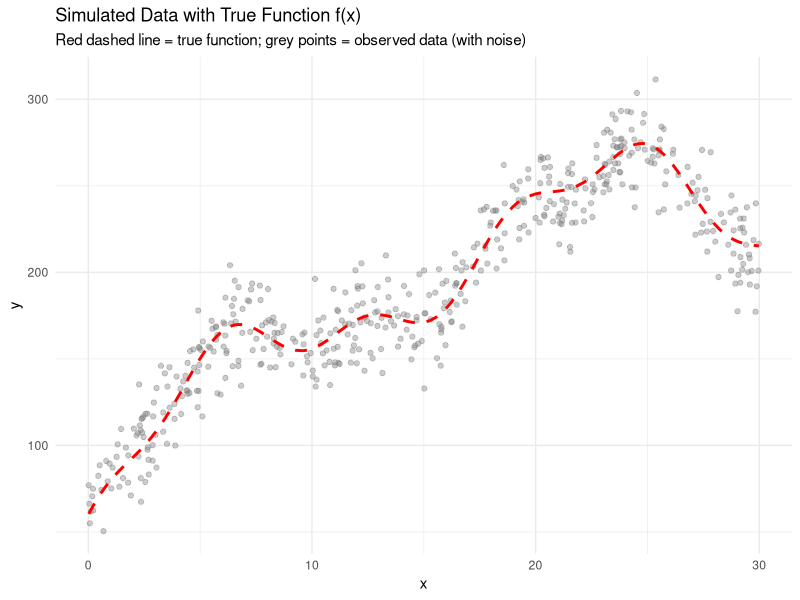
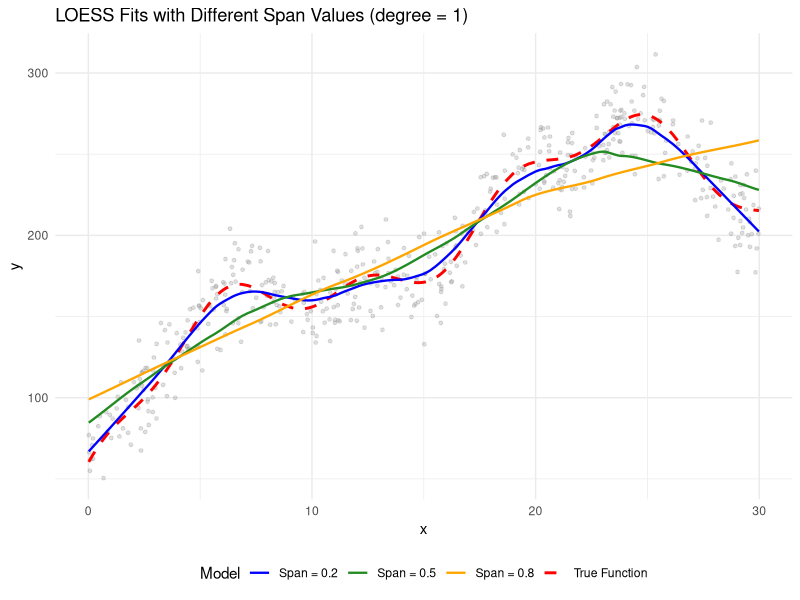
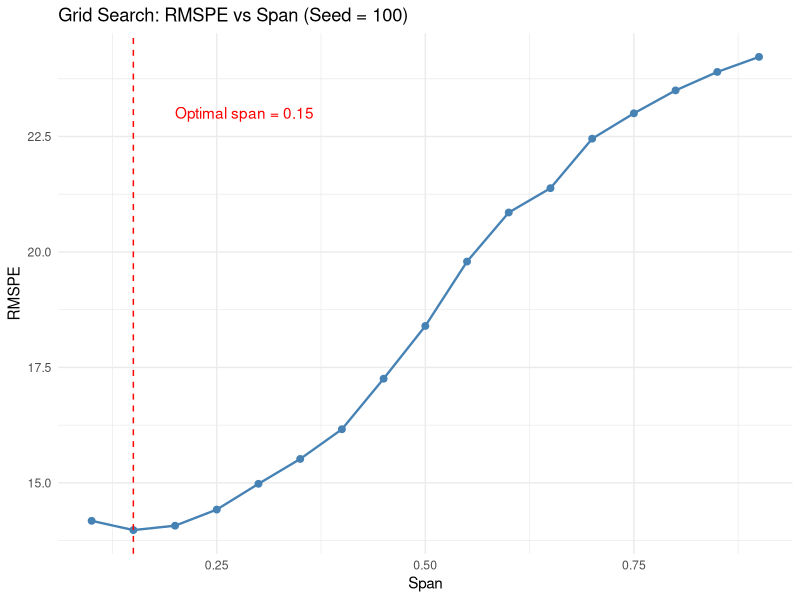
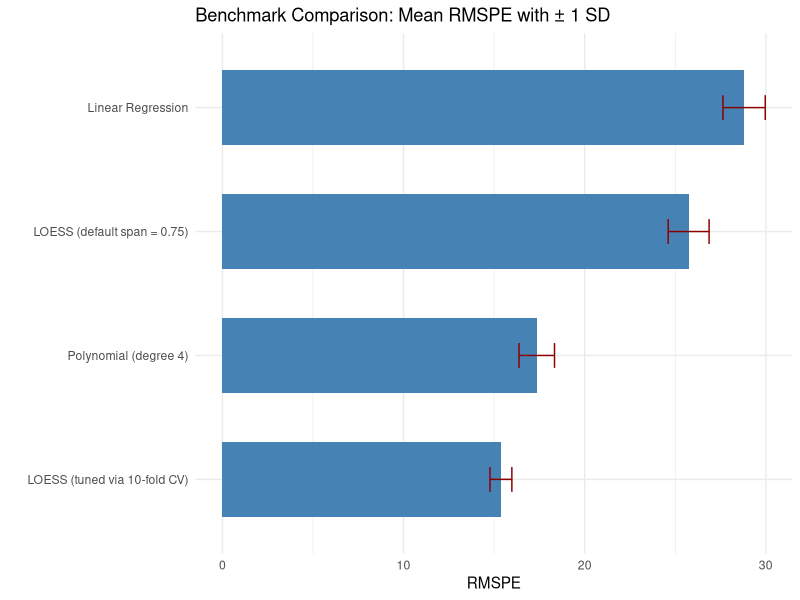

Here is the R script that generated these plots, in order:
## ---- chunk 1
# Load required libraries
library(tidyverse)
library(knitr)
library(kableExtra)
## ---- chunk 2
# Generate simulated data
set.seed(5560)
n <- 500
x <- sort(runif(n, min = 0, max = 30))
f_true <- 50 + 15*x - 0.3*x^2 + 30*sin(x/3) + 10*cos(x)
y <- f_true + rnorm(n, mean = 0, sd = 15)
data <- data.frame(y = y, x = x, f_true = f_true)
## ---- chunk 3
ggplot(data, aes(x = x, y = y)) +
  geom_point(alpha = 0.4, color = "grey50", size = 1.5) +
  geom_line(aes(y = f_true), color = "red", linetype = "dashed", linewidth = 1) +
  labs(
    title = "Simulated Data with True Function f(x)",
    subtitle = "Red dashed line = true function; grey points = observed data (with noise)",
    x = "x",
    y = "y"
  ) +
  theme_minimal()
## ---- chunk 4
# Fit LOESS with different spans
loess_02 <- loess(y ~ x, data = data, span = 0.2, degree = 1)
loess_05 <- loess(y ~ x, data = data, span = 0.5, degree = 1)
loess_08 <- loess(y ~ x, data = data, span = 0.8, degree = 1)

# Add predictions to data
data$fit_02 <- predict(loess_02)
data$fit_05 <- predict(loess_05)
data$fit_08 <- predict(loess_08)

# Plot all fits
ggplot(data, aes(x = x, y = y)) +
  geom_point(alpha = 0.3, color = "grey60", size = 1) +
  geom_line(aes(y = f_true, color = "True Function"), linetype = "dashed", linewidth = 1) +
  geom_line(aes(y = fit_02, color = "Span = 0.2"), linewidth = 0.8) +
  geom_line(aes(y = fit_05, color = "Span = 0.5"), linewidth = 0.8) +
  geom_line(aes(y = fit_08, color = "Span = 0.8"), linewidth = 0.8) +
  scale_color_manual(
    values = c("True Function" = "red", "Span = 0.2" = "blue",
               "Span = 0.5" = "forestgreen", "Span = 0.8" = "orange")
  ) +
  labs(
    title = "LOESS Fits with Different Span Values (degree = 1)",
    x = "x", y = "y", color = "Model"
  ) +
  theme_minimal() +
  theme(legend.position = "bottom")
## ---- chunk 5
# Create hyperparameter grid
grid_span <- seq(from = 0.1, to = 0.9, by = 0.05)

# Single train-test split grid search
set.seed(100)
train_idx <- sample(1:n, size = 0.8 * n)
train_data <- data[train_idx, ]
test_data <- data[-train_idx, ]

rmspe_results <- numeric(length(grid_span))

for (i in seq_along(grid_span)) {
  fit <- loess(y ~ x, data = train_data, span = grid_span[i], degree = 1)
  pred <- predict(fit, newdata = test_data)
  rmspe_results[i] <- sqrt(mean((test_data$y - pred)^2, na.rm = TRUE))
}

optimal_idx <- which.min(rmspe_results)
optimal_span_100 <- grid_span[optimal_idx]
optimal_rmspe_100 <- rmspe_results[optimal_idx]

# Plot RMSPE vs span
plot_df <- data.frame(span = grid_span, RMSPE = rmspe_results)
ggplot(plot_df, aes(x = span, y = RMSPE)) +
  geom_line(color = "steelblue", linewidth = 0.8) +
  geom_point(color = "steelblue", size = 2) +
  geom_vline(xintercept = optimal_span_100, color = "red", linetype = "dashed") +
  annotate("text", x = optimal_span_100 + 0.05, y = max(rmspe_results) * 0.95,
           label = paste0("Optimal span = ", optimal_span_100),
           color = "red", hjust = 0) +
  labs(
    title = "Grid Search: RMSPE vs Span (Seed = 100)",
    x = "Span", y = "RMSPE"
  ) +
  theme_minimal()

cat("Optimal span:", optimal_span_100, "\n")
cat("Optimal RMSPE:", round(optimal_rmspe_100, 4), "\n")
## ---- chunk 6
# Run grid search with different seeds
seeds <- c(200, 300, 400)
results_seeds <- data.frame(Seed = integer(), Optimal_Span = numeric(), RMSPE = numeric())

for (s in seeds) {
  set.seed(s)
  idx <- sample(1:n, size = 0.8 * n)
  tr <- data[idx, ]
  te <- data[-idx, ]

  rmspe_vals <- numeric(length(grid_span))
  for (i in seq_along(grid_span)) {
    fit <- loess(y ~ x, data = tr, span = grid_span[i], degree = 1)
    pred <- predict(fit, newdata = te)
    rmspe_vals[i] <- sqrt(mean((te$y - pred)^2, na.rm = TRUE))
  }

  best_idx <- which.min(rmspe_vals)
  results_seeds <- rbind(results_seeds, data.frame(
    Seed = s,
    Optimal_Span = grid_span[best_idx],
    RMSPE = rmspe_vals[best_idx]
  ))
}

# Combine all results including seed 100
results_all_seeds <- rbind(
  data.frame(Seed = 100, Optimal_Span = optimal_span_100, RMSPE = optimal_rmspe_100),
  results_seeds
)

kable(results_all_seeds, digits = 4,
      col.names = c("Seed", "Optimal Span", "Test RMSPE")) %>%
  kable_styling(bootstrap_options = c("striped", "hover"), full_width = FALSE)

span_range <- max(results_all_seeds$Optimal_Span) - min(results_all_seeds$Optimal_Span)
## ---- chunk 7
set.seed(5560)
k <- 10
n_outer <- 10
grid_span_c <- seq(from = 0.1, to = 0.9, by = 0.05)

outer_results <- data.frame(
  Iteration = integer(),
  Selected_Span = numeric(),
  Test_RMSPE = numeric()
)

for (iter in 1:n_outer) {
  # Outer split: 80/20
  train_idx <- sample(1:n, size = 0.8 * n)
  modata <- data[train_idx, ]
  test_data <- data[-train_idx, ]

  n_mo <- nrow(modata)
  fold_ids <- sample(rep(1:k, length.out = n_mo))

  # Grid search: hyperparameter loop OUTSIDE, fold loop INSIDE
  mean_rmspe_grid <- numeric(length(grid_span_c))

  for (g in seq_along(grid_span_c)) {
    fold_rmspe <- numeric(k)
    for (f in 1:k) {
      val_idx <- which(fold_ids == f)
      train_fold <- modata[-val_idx, ]
      val_fold <- modata[val_idx, ]

      fit <- loess(y ~ x, data = train_fold, span = grid_span_c[g], degree = 1)
      pred <- predict(fit, newdata = val_fold)
      fold_rmspe[f] <- sqrt(mean((val_fold$y - pred)^2, na.rm = TRUE))
    }
    mean_rmspe_grid[g] <- mean(fold_rmspe, na.rm = TRUE)
  }

  # Select best span
  best_span <- grid_span_c[which.min(mean_rmspe_grid)]

  # Refit on full modata and evaluate on test
  final_fit <- loess(y ~ x, data = modata, span = best_span, degree = 1)
  test_pred <- predict(final_fit, newdata = test_data)
  test_rmspe <- sqrt(mean((test_data$y - test_pred)^2, na.rm = TRUE))

  outer_results <- rbind(outer_results, data.frame(
    Iteration = iter,
    Selected_Span = best_span,
    Test_RMSPE = test_rmspe
  ))
}

kable(outer_results, digits = 4,
      col.names = c("Iteration", "Selected Span", "Test RMSPE")) %>%
  kable_styling(bootstrap_options = c("striped", "hover"), full_width = FALSE)

mean_rmspe_cv <- mean(outer_results$Test_RMSPE)
sd_rmspe_cv <- sd(outer_results$Test_RMSPE)
## ---- chunk 8
span_table <- table(outer_results$Selected_Span)
most_common_span <- as.numeric(names(which.max(span_table)))
cat("Most frequently selected span:", most_common_span, "\n")
cat("Span frequency distribution:\n")
print(span_table)
## ---- chunk 9
# Create grid with both span and degree
grid_both <- expand.grid(
  span = seq(from = 0.1, to = 0.9, by = 0.1),
  degree = c(1, 2)
)

set.seed(5560)
k <- 10
n_outer <- 10

outer_results_both <- data.frame(
  Iteration = integer(),
  Selected_Span = numeric(),
  Selected_Degree = integer(),
  Test_RMSPE = numeric()
)

for (iter in 1:n_outer) {
  train_idx <- sample(1:n, size = 0.8 * n)
  modata <- data[train_idx, ]
  test_data <- data[-train_idx, ]

  n_mo <- nrow(modata)
  fold_ids <- sample(rep(1:k, length.out = n_mo))

  # Grid search over both span and degree
  mean_rmspe_grid <- numeric(nrow(grid_both))

  for (g in 1:nrow(grid_both)) {
    fold_rmspe <- numeric(k)
    for (f in 1:k) {
      val_idx <- which(fold_ids == f)
      train_fold <- modata[-val_idx, ]
      val_fold <- modata[val_idx, ]

      fit <- loess(y ~ x, data = train_fold,
                   span = grid_both$span[g],
                   degree = grid_both$degree[g])
      pred <- predict(fit, newdata = val_fold)
      fold_rmspe[f] <- sqrt(mean((val_fold$y - pred)^2, na.rm = TRUE))
    }
    mean_rmspe_grid[g] <- mean(fold_rmspe, na.rm = TRUE)
  }

  best_idx <- which.min(mean_rmspe_grid)
  best_span <- grid_both$span[best_idx]
  best_degree <- grid_both$degree[best_idx]

  final_fit <- loess(y ~ x, data = modata, span = best_span, degree = best_degree)
  test_pred <- predict(final_fit, newdata = test_data)
  test_rmspe <- sqrt(mean((test_data$y - test_pred)^2, na.rm = TRUE))

  outer_results_both <- rbind(outer_results_both, data.frame(
    Iteration = iter,
    Selected_Span = best_span,
    Selected_Degree = best_degree,
    Test_RMSPE = test_rmspe
  ))
}

kable(outer_results_both, digits = 4,
      col.names = c("Iteration", "Selected Span", "Selected Degree", "Test RMSPE")) %>%
  kable_styling(bootstrap_options = c("striped", "hover"), full_width = FALSE)

mean_rmspe_both <- mean(outer_results_both$Test_RMSPE)
sd_rmspe_both <- sd(outer_results_both$Test_RMSPE)

cat("Mean Test RMSPE (both tuned):", round(mean_rmspe_both, 4), "\n")
cat("SD Test RMSPE (both tuned):", round(sd_rmspe_both, 4), "\n")
## ---- chunk 10
combo_table <- table(
  paste0("span=", outer_results_both$Selected_Span,
         ", degree=", outer_results_both$Selected_Degree)
)
cat("Most frequently selected combination:\n")
print(combo_table)
## ---- chunk 11
improvement <- mean_rmspe_cv - mean_rmspe_both
pct_improvement <- (improvement / mean_rmspe_cv) * 100
cat("Absolute improvement:", round(improvement, 4), "\n")
cat("Percentage improvement:", round(pct_improvement, 2), "%\n")
## ---- chunk 12
set.seed(5560)
n_outer_boot <- 8
B <- 50  # number of bootstrap iterations

outer_results_boot <- data.frame(
  Iteration = integer(),
  Selected_Span = numeric(),
  Selected_Degree = integer(),
  Test_RMSPE = numeric()
)

for (iter in 1:n_outer_boot) {
  # Outer split: 80/20
  train_idx <- sample(1:n, size = 0.8 * n)
  modata <- data[train_idx, ]
  test_data <- data[-train_idx, ]

  n_mo <- nrow(modata)
  mean_rmspe_grid <- numeric(nrow(grid_both))

  # Grid search: hyperparameter loop OUTSIDE, bootstrap loop INSIDE
  for (g in 1:nrow(grid_both)) {
    boot_rmspe <- numeric(B)
    for (b in 1:B) {
      # Bootstrap sample with replacement
      boot_idx <- sample(1:n_mo, size = n_mo, replace = TRUE)
      boot_train <- modata[boot_idx, ]

      # OOB observations
      oob_idx <- setdiff(1:n_mo, unique(boot_idx))
      oob_data <- modata[oob_idx, ]

      if (length(oob_idx) < 5) {
        boot_rmspe[b] <- NA
        next
      }

      fit <- loess(y ~ x, data = boot_train,
                   span = grid_both$span[g],
                   degree = grid_both$degree[g])
      pred <- predict(fit, newdata = oob_data)
      boot_rmspe[b] <- sqrt(mean((oob_data$y - pred)^2, na.rm = TRUE))
    }
    mean_rmspe_grid[g] <- mean(boot_rmspe, na.rm = TRUE)
  }

  # Select best hyperparameters
  best_idx <- which.min(mean_rmspe_grid)
  best_span <- grid_both$span[best_idx]
  best_degree <- grid_both$degree[best_idx]

  # Refit on full modata and evaluate on test
  final_fit <- loess(y ~ x, data = modata, span = best_span, degree = best_degree)
  test_pred <- predict(final_fit, newdata = test_data)
  test_rmspe <- sqrt(mean((test_data$y - test_pred)^2, na.rm = TRUE))

  outer_results_boot <- rbind(outer_results_boot, data.frame(
    Iteration = iter,
    Selected_Span = best_span,
    Selected_Degree = best_degree,
    Test_RMSPE = test_rmspe
  ))
}

kable(outer_results_boot, digits = 4,
      col.names = c("Iteration", "Selected Span", "Selected Degree", "Test RMSPE")) %>%
  kable_styling(bootstrap_options = c("striped", "hover"), full_width = FALSE)

mean_rmspe_boot <- mean(outer_results_boot$Test_RMSPE)
sd_rmspe_boot <- sd(outer_results_boot$Test_RMSPE)

cat("Mean Test RMSPE (Bootstrap CV):", round(mean_rmspe_boot, 4), "\n")
cat("SD Test RMSPE (Bootstrap CV):", round(sd_rmspe_boot, 4), "\n")
## ---- chunk 13
more_stable <- ifelse(sd_rmspe_boot < sd_rmspe_both, "Bootstrap CV", "10-Fold CV")
cat("More stable method:", more_stable, "\n")
## ---- chunk 14
cat("K-fold CV most common selections:\n")
print(table(paste0("span=", outer_results_both$Selected_Span,
                   ", degree=", outer_results_both$Selected_Degree)))

cat("\nBootstrap CV most common selections:\n")
print(table(paste0("span=", outer_results_boot$Selected_Span,
                   ", degree=", outer_results_boot$Selected_Degree)))
## ---- chunk 15
set.seed(5560)
n_outer_bench <- 10

benchmark_results <- data.frame(
  Iteration = integer(),
  Linear_RMSPE = numeric(),
  Poly4_RMSPE = numeric(),
  LOESS_Default_RMSPE = numeric(),
  LOESS_Tuned_RMSPE = numeric()
)

k <- 10
grid_span_e <- seq(from = 0.1, to = 0.9, by = 0.05)

for (iter in 1:n_outer_bench) {
  train_idx <- sample(1:n, size = 0.8 * n)
  modata <- data[train_idx, ]
  test_data <- data[-train_idx, ]

  # 1. Linear regression
  fit_lm <- lm(y ~ x, data = modata)
  pred_lm <- predict(fit_lm, newdata = test_data)
  rmspe_lm <- sqrt(mean((test_data$y - pred_lm)^2))

  # 2. Polynomial regression (degree 4)
  fit_poly <- lm(y ~ poly(x, 4), data = modata)
  pred_poly <- predict(fit_poly, newdata = test_data)
  rmspe_poly <- sqrt(mean((test_data$y - pred_poly)^2))

  # 3. LOESS with default span (0.75) and degree 1
  fit_loess_def <- loess(y ~ x, data = modata, span = 0.75, degree = 1)
  pred_loess_def <- predict(fit_loess_def, newdata = test_data)
  rmspe_loess_def <- sqrt(mean((test_data$y - pred_loess_def)^2, na.rm = TRUE))

  # 4. Tuned LOESS (using k-fold CV on modata to select span)
  n_mo <- nrow(modata)
  fold_ids <- sample(rep(1:k, length.out = n_mo))

  cv_rmspe_grid <- numeric(length(grid_span_e))
  for (g in seq_along(grid_span_e)) {
    fold_rmspe <- numeric(k)
    for (f in 1:k) {
      val_idx <- which(fold_ids == f)
      train_fold <- modata[-val_idx, ]
      val_fold <- modata[val_idx, ]
      fit <- loess(y ~ x, data = train_fold, span = grid_span_e[g], degree = 1)
      pred <- predict(fit, newdata = val_fold)
      fold_rmspe[f] <- sqrt(mean((val_fold$y - pred)^2, na.rm = TRUE))
    }
    cv_rmspe_grid[g] <- mean(fold_rmspe, na.rm = TRUE)
  }

  best_span_e <- grid_span_e[which.min(cv_rmspe_grid)]
  fit_tuned <- loess(y ~ x, data = modata, span = best_span_e, degree = 1)
  pred_tuned <- predict(fit_tuned, newdata = test_data)
  rmspe_tuned <- sqrt(mean((test_data$y - pred_tuned)^2, na.rm = TRUE))

  benchmark_results <- rbind(benchmark_results, data.frame(
    Iteration = iter,
    Linear_RMSPE = rmspe_lm,
    Poly4_RMSPE = rmspe_poly,
    LOESS_Default_RMSPE = rmspe_loess_def,
    LOESS_Tuned_RMSPE = rmspe_tuned
  ))
}

# Summary table
summary_table <- data.frame(
  Model = c("Linear Regression", "Polynomial (degree 4)",
            "LOESS (default span = 0.75)", "LOESS (tuned via 10-fold CV)"),
  Mean_RMSPE = c(
    mean(benchmark_results$Linear_RMSPE),
    mean(benchmark_results$Poly4_RMSPE),
    mean(benchmark_results$LOESS_Default_RMSPE),
    mean(benchmark_results$LOESS_Tuned_RMSPE)
  ),
  SD_RMSPE = c(
    sd(benchmark_results$Linear_RMSPE),
    sd(benchmark_results$Poly4_RMSPE),
    sd(benchmark_results$LOESS_Default_RMSPE),
    sd(benchmark_results$LOESS_Tuned_RMSPE)
  )
)

kable(summary_table, digits = 4,
      col.names = c("Model", "Mean RMSPE", "SD RMSPE")) %>%
  kable_styling(bootstrap_options = c("striped", "hover"), full_width = FALSE)
## ---- chunk 16
# Visualization of benchmark comparison
ggplot(summary_table, aes(x = reorder(Model, Mean_RMSPE), y = Mean_RMSPE)) +
  geom_col(fill = "steelblue", width = 0.6) +
  geom_errorbar(aes(ymin = Mean_RMSPE - SD_RMSPE, ymax = Mean_RMSPE + SD_RMSPE),
                width = 0.2, color = "darkred") +
  coord_flip() +
  labs(
    title = "Benchmark Comparison: Mean RMSPE with ± 1 SD",
    x = "", y = "RMSPE"
  ) +
  theme_minimal()
## ---- chunk 17
default_mean <- mean(benchmark_results$LOESS_Default_RMSPE)
tuned_mean <- mean(benchmark_results$LOESS_Tuned_RMSPE)
improvement_abs <- default_mean - tuned_mean
improvement_pct <- (improvement_abs / default_mean) * 100

cat("Default LOESS Mean RMSPE:", round(default_mean, 4), "\n")
cat("Tuned LOESS Mean RMSPE:", round(tuned_mean, 4), "\n")
cat("Absolute improvement:", round(improvement_abs, 4), "\n")
cat("Percentage improvement:", round(improvement_pct, 2), "%\n")
